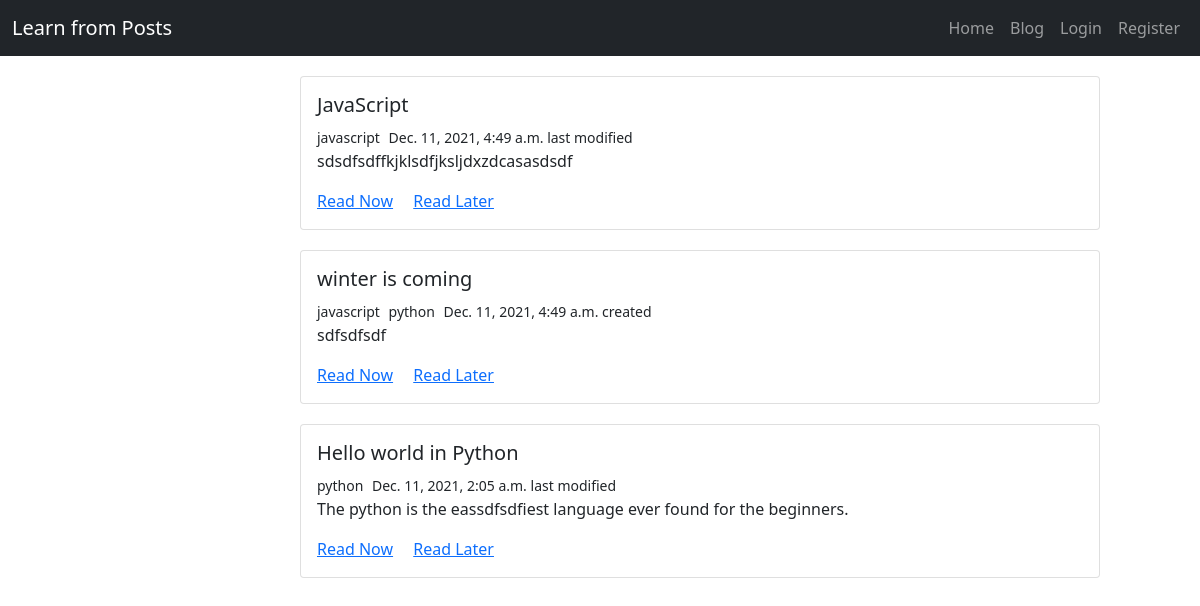
/posts/, run on the app's committed database.
### post/models.py (models this page shows, shortened)
class Post(models.Model):
    post_title = models.CharField(max_length=200, blank=True, null=True)
    post_tags = models.ManyToManyField(Tag)
    post_description = models.TextField(null=True, blank=True)
    post_published = models.DateTimeField(auto_now_add=True)
    post_updated = models.DateTimeField(auto_now=True)
    post_id = models.UUIDField(
        default=uuid.uuid4, primary_key=True, editable=False)

class Tag(models.Model):
    tag_title = models.CharField(max_length=100, blank=True, null=True)
    tag_id = models.UUIDField(
        default=uuid.uuid4, primary_key=True, editable=False)
    def __str__(self, *args, **kwargs):
        return self.tag_title

### post/views.py (the view)
# urls.py: path('posts/', views.posts, name="posts"),
def posts(request):
    posts = Post.objects.all().order_by('-post_updated')
    context = {
        'posts': posts
    }
    return render(request, 'post/list-posts.html', context)

### post/templates/post/list-posts.html (shortened to what this page needs)
{% extends 'index.html' %}
{% block content %}
{% for post in posts %}
<div class="card" style="width: 50rem;margin:20px 25%;">
    <div class="card-body">
        <h5 class="card-title">{{post.post_title}}</h5>
        <small class="card-subtitle mb-2">
            {% for tag in post.post_tags.all %}
            <span style="padding-right: 5px;">{{tag}}</span>
            {% endfor %}
            {% if post.post_published == post.post_updated %}
            <span style="padding-right: 5px;">{{post.post_published}} created</span>
            {% else%}
            <span style="padding-right: 5px;">{{post.post_updated}} last modified</span>
            {% endif %}
        </small>
        <p class="card-text">{{post.post_description}}</p>
        <a href="{% url 'view_post' post.post_id %}" class="card-link">Read Now</a>
        <a href="#" class="card-link">Read Later</a>
    </div>
</div>
{% endfor %}
{% endblock content %}

### data on the page
Post: post_title "JavaScript", post_updated "Dec. 11, 2021, 4:49 a.m.", post_description "sdsdfsdffkjklsdfjksljdxzdcasasdsdf"
Tag: tag_title "javascript"
Post: post_title "winter is coming", post_published "Dec. 11, 2021, 4:49 a.m.", post_description "sdfsdfsdf"
Tag: tag_title "python"
Post: post_title "Hello world in Python", post_updated "Dec. 11, 2021, 2:05 a.m.", post_description "The python is the eassdfsdfiest language ever found for the beginners."
